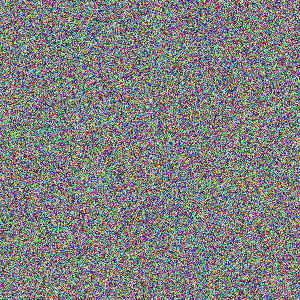
#> input picture examples/DCT알고리즘.png, 300 x 300 px
$ python -i dwt_analyzer.py   (imports and definitions only)
#> lines starting #> are read from the running program, lines starting #| are printed output that depends on the picture
"""
DWT (Discrete Wavelet Transform) Analysis Algorithm
Detects steganography in wavelet coefficients and high-frequency components
"""

import numpy as np
from PIL import Image
from typing import Dict, Any, List, Tuple
import math

try:
    import pywt
    DWT_AVAILABLE = True
except ImportError:
    DWT_AVAILABLE = False

class DWTAnalyzer:
    """DWT-based steganography detection algorithm"""

    def __init__(self):
        self.noise_threshold = 0.4        # Threshold for noise pattern detection
        self.coefficient_threshold = 0.35  # Threshold for coefficient anomalies
        self.decomposition_levels = 3      # Number of wavelet decomposition levels
        self.wavelet_types = ['db4', 'haar', 'bior4.4']  # Wavelets to test

    def analyze(self, file_path: str) -> Dict[str, Any]:
        """Perform DWT analysis on image file"""
#> called with file_path = '../examples/DCT알고리즘.png'
        if not DWT_AVAILABLE:
            return {
                'status': 'error',
                'error': 'PyWavelets library not available. Install with: pip install PyWavelets'
            }

        try:
            with Image.open(file_path) as img:
                # Convert to grayscale for wavelet analysis
#> img is the input picture: PIL image 300x300 RGB; mean R, G, B 127.4, 128.2, 127.4
                if img.mode != 'L':
                    if img.mode == 'RGBA':
                        img = img.convert('RGB')
                    gray_img = img.convert('L')
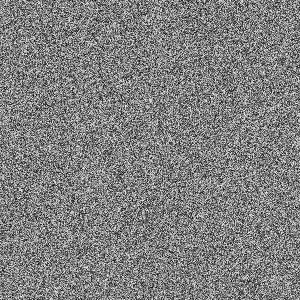
#> gray_img: PIL image 300x300 L; min 3, max 252, mean 127.9
                else:
                    gray_img = img

                img_array = np.array(gray_img, dtype=np.float32)
                height, width = img_array.shape
#> height = 300; width = 300

                # Analyze with multiple wavelets
                wavelet_results = []
                total_anomaly_score = 0.0
                suspicious_wavelets = 0

                for wavelet in self.wavelet_types:
                    try:
                        wavelet_anomaly = self._analyze_wavelet_coefficients(img_array, wavelet)
                        is_suspicious = wavelet_anomaly > self.coefficient_threshold

                        if is_suspicious:
                            suspicious_wavelets += 1

                        total_anomaly_score += wavelet_anomaly

                        wavelet_results.append({
                            'wavelet': wavelet,
                            'anomaly_score': wavelet_anomaly,
                            'is_suspicious': is_suspicious
                        })

                    except Exception as e:
                        wavelet_results.append({
                            'wavelet': wavelet,
                            'error': str(e)
                        })
#> this loop made 3 passes
#> (wavelet_anomaly, total_anomaly_score) on passes 1 to 3: (0.811, 0.811), (0.851, 1.66), (0.999, 2.66)
#> after the loop, suspicious_wavelets = 3; total_anomaly_score = 2.66; wavelet_results = 3 items

                # Calculate overall confidence
                avg_anomaly_score = total_anomaly_score / len(self.wavelet_types)
#> avg_anomaly_score = 0.887
                confidence = min(95.0, avg_anomaly_score * 150)  # Scale to percentage
#> confidence = 95

                # Additional high-frequency analysis
                hf_analysis = self._analyze_high_frequency_patterns(img_array)

                # Generate verdict
                if suspicious_wavelets >= 2:
                    status = 'found'
                    message = f'DWT steganography detected in {suspicious_wavelets} wavelets'

                    # Estimate hidden data size
                    estimated_size = self._estimate_hidden_data_size(height, width, avg_anomaly_score)

                    return {
                        'status': status,
                        'confidence': confidence,
                        'message': message,
                        'data': {
                            'type': 'binary_data',
                            'size_bytes': estimated_size,
                            'suspicious_wavelets': suspicious_wavelets,
                            'avg_anomaly_score': round(avg_anomaly_score, 3)
                        },
                        'details': {
                            'wavelets': wavelet_results,
                            'high_frequency': hf_analysis
                        }
                    }

                elif suspicious_wavelets == 1:
                    return {
                        'status': 'weak',
                        'confidence': confidence,
                        'message': f'Weak DWT signals in {suspicious_wavelets} wavelet',
                        'details': {
                            'wavelets': wavelet_results,
                            'high_frequency': hf_analysis
                        }
                    }

                else:
                    return {
                        'status': 'none',
                        'confidence': 0.0,
                        'message': 'No DWT-based steganography detected',
                        'details': {
                            'wavelets': wavelet_results,
                            'high_frequency': hf_analysis
                        }
                    }

        except Exception as e:
            return {
                'status': 'error',
                'error': f'DWT analysis failed: {str(e)}'
            }

    def _analyze_wavelet_coefficients(self, img_array: np.ndarray, wavelet: str) -> float:
        """Analyze wavelet coefficients for steganographic anomalies"""
        try:
            anomaly_score = 0.0

            # Perform multi-level wavelet decomposition
            coeffs = pywt.wavedec2(img_array, wavelet, level=self.decomposition_levels)

            # Analyze each decomposition level
            for level_idx, level_coeffs in enumerate(coeffs[1:], 1):  # Skip approximation coefficients
                if isinstance(level_coeffs, tuple):
                    # Detail coefficients: (cH, cV, cD)
                    for detail_idx, detail in enumerate(level_coeffs):
                        detail_anomaly = self._analyze_detail_coefficients(detail, level_idx, detail_idx)
                        anomaly_score += detail_anomaly * (0.4 / (level_idx ** 0.5))  # Weight by level

            # Analyze coefficient distribution
            all_details = []
            for level_coeffs in coeffs[1:]:
                if isinstance(level_coeffs, tuple):
                    for detail in level_coeffs:
                        all_details.extend(detail.flatten())

            if all_details:
                distribution_anomaly = self._analyze_coefficient_distribution(np.array(all_details))
                anomaly_score += distribution_anomaly * 0.2

            return min(1.0, anomaly_score)

        except Exception:
            return 0.0

    def _analyze_detail_coefficients(self, detail_coeffs: np.ndarray, level: int, detail_type: int) -> float:
        """Analyze detail coefficients for anomalies"""
        try:
            if detail_coeffs.size == 0:
                return 0.0

            anomaly_score = 0.0

            # Test 1: Unusual coefficient magnitude patterns
            magnitude_anomaly = self._detect_magnitude_anomalies(detail_coeffs)
            anomaly_score += magnitude_anomaly * 0.4

            # Test 2: Statistical distribution anomalies
            stats_anomaly = self._analyze_coefficient_statistics(detail_coeffs)
            anomaly_score += stats_anomaly * 0.3

            # Test 3: Local correlation patterns
            correlation_anomaly = self._analyze_local_correlations(detail_coeffs)
            anomaly_score += correlation_anomaly * 0.3

            return min(1.0, anomaly_score)

        except Exception:
            return 0.0

    def _detect_magnitude_anomalies(self, coeffs: np.ndarray) -> float:
        """Detect unusual magnitude patterns in coefficients"""
        try:
            if coeffs.size < 10:
                return 0.0

            # Calculate coefficient magnitudes
            magnitudes = np.abs(coeffs.flatten())

            anomaly_score = 0.0

            # Test 1: Too many small coefficients (oversmoothing)
            small_coeffs = np.sum(magnitudes < 0.1)
            small_ratio = small_coeffs / len(magnitudes)

            if small_ratio > 0.8:  # More than 80% very small
                anomaly_score += (small_ratio - 0.8) * 2

            # Test 2: Unusual large coefficient distribution
            large_coeffs = magnitudes[magnitudes > np.percentile(magnitudes, 95)]
            if len(large_coeffs) > 0:
                large_std = np.std(large_coeffs)
                large_mean = np.mean(large_coeffs)

                if large_mean > 0:
                    cv = large_std / large_mean
                    if cv < 0.3:  # Too uniform large coefficients
                        anomaly_score += (0.3 - cv)

            # Test 3: Artificial patterns in coefficient signs
            sign_changes = 0
            signs = np.sign(coeffs.flatten())
            for i in range(len(signs) - 1):
                if signs[i] != signs[i + 1]:
                    sign_changes += 1

            expected_changes = len(signs) * 0.5  # Random expectation
            if expected_changes > 0:
                sign_ratio = sign_changes / expected_changes
                if sign_ratio < 0.7 or sign_ratio > 1.3:  # Too regular or too chaotic
                    anomaly_score += min(0.3, abs(sign_ratio - 1.0) * 0.5)

            return min(1.0, anomaly_score)

        except Exception:
            return 0.0

    def _analyze_coefficient_statistics(self, coeffs: np.ndarray) -> float:
        """Analyze statistical properties of coefficients"""
        try:
            flat_coeffs = coeffs.flatten()
            if len(flat_coeffs) < 5:
                return 0.0

            anomaly_score = 0.0

            # Calculate basic statistics
            mean_coeff = np.mean(flat_coeffs)
            std_coeff = np.std(flat_coeffs)

            # Test 1: Unusual mean (should be close to 0 for detail coefficients)
            if abs(mean_coeff) > 0.5:
                anomaly_score += min(0.4, abs(mean_coeff) / 2)

            # Test 2: Unusual variance
            # Natural images have certain expected variance patterns
            if std_coeff < 0.1:  # Too little variation
                anomaly_score += (0.1 - std_coeff) * 3
            elif std_coeff > 10:  # Too much variation
                anomaly_score += min(0.3, (std_coeff - 10) / 20)

            # Test 3: Distribution shape (using skewness approximation)
            if std_coeff > 0:
                sorted_coeffs = np.sort(flat_coeffs)
                median_coeff = np.median(sorted_coeffs)

                # Skewness indicator
                skew_indicator = abs(mean_coeff - median_coeff) / std_coeff
                if skew_indicator > 0.5:  # Highly skewed
                    anomaly_score += min(0.2, skew_indicator - 0.5)

            return min(1.0, anomaly_score)

        except Exception:
            return 0.0

    def _analyze_local_correlations(self, coeffs: np.ndarray) -> float:
        """Analyze local correlation patterns in coefficients"""
        try:
            if coeffs.size < 9:  # Need at least 3x3
                return 0.0

            height, width = coeffs.shape
            anomaly_score = 0.0

            # Analyze correlation in 2x2 blocks
            correlations = []
            for y in range(0, height - 1, 2):
                for x in range(0, width - 1, 2):
                    block = coeffs[y:y+2, x:x+2]
                    if block.size == 4:
                        block_flat = block.flatten()
                        if np.std(block_flat) > 1e-10:  # Avoid division by zero
                            # Calculate local correlation
                            corr_matrix = np.corrcoef(block_flat[:2], block_flat[2:])
                            if not np.isnan(corr_matrix[0, 1]):
                                correlations.append(abs(corr_matrix[0, 1]))

            if correlations:
                avg_correlation = np.mean(correlations)

                # Very high correlation (too smooth) or very low (too noisy) is suspicious
                if avg_correlation > 0.8:
                    anomaly_score += (avg_correlation - 0.8) * 2
                elif avg_correlation < 0.1:
                    anomaly_score += (0.1 - avg_correlation) * 1.5

            return min(1.0, anomaly_score)

        except Exception:
            return 0.0

    def _analyze_coefficient_distribution(self, all_coeffs: np.ndarray) -> float:
        """Analyze overall coefficient distribution across all levels"""
        try:
            if len(all_coeffs) < 100:
                return 0.0

            anomaly_score = 0.0

            # Calculate histogram of coefficients
            hist, bins = np.histogram(all_coeffs, bins=50, density=True)

            # Test 1: Distribution entropy
            hist_nonzero = hist[hist > 0]
            if len(hist_nonzero) > 1:
                entropy = -np.sum(hist_nonzero * np.log2(hist_nonzero + 1e-10))
                max_entropy = math.log2(len(hist_nonzero))

                if max_entropy > 0:
                    normalized_entropy = entropy / max_entropy
                    # Very uniform (high entropy) can be suspicious
                    if normalized_entropy > 0.95:
                        anomaly_score += (normalized_entropy - 0.95) * 4

            # Test 2: Central concentration
            center_range = np.sum(hist[20:30]) / np.sum(hist)  # Middle 20% of range
            if center_range > 0.7:  # Too concentrated in center
                anomaly_score += (center_range - 0.7) * 1.5

            return min(1.0, anomaly_score)

        except Exception:
            return 0.0

    def _analyze_high_frequency_patterns(self, img_array: np.ndarray) -> Dict[str, float]:
        """Analyze high-frequency patterns for additional insights"""
        try:
            # Simple high-frequency analysis using gradients
            grad_x = np.gradient(img_array, axis=1)
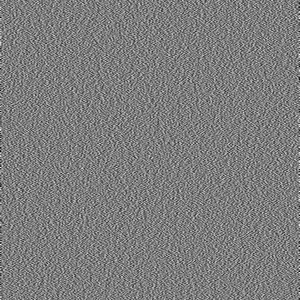
#> grad_x: shape (300, 300) float32; min -158, max 163, mean 0; drawn with min black and max white
            grad_y = np.gradient(img_array, axis=0)
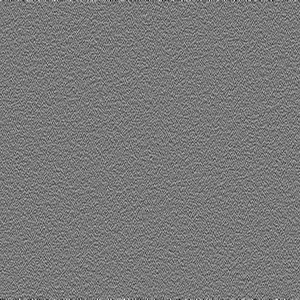
#> grad_y: shape (300, 300) float32; min -191, max 210, mean 0; drawn with min black and max white

            gradient_magnitude = np.sqrt(grad_x**2 + grad_y**2)
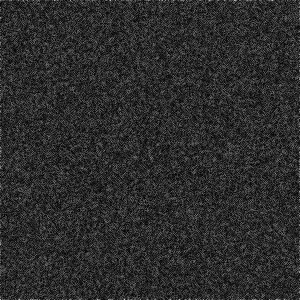
#> gradient_magnitude: shape (300, 300) float32; min 0, max 211.3, mean 44.6

            # Calculate statistics
            hf_mean = np.mean(gradient_magnitude)
#> hf_mean = 44.64
            hf_std = np.std(gradient_magnitude)
#> hf_std = 22.23
            hf_max = np.max(gradient_magnitude)
#> hf_max = 211.3

            # Normalize for comparison
            total_pixels = img_array.size
#> total_pixels = 90000
#> in analyze, `hf_analysis = self._analyze_high_frequency_patterns(img_array)`: hf_analysis = {'gradient_mean': 44.64, 'gradient_std': 22.23, 'gradient_max': 211.3, 'high_freq_ratio': 0.167}
#> in analyze, `message = f'DWT steganography detected in {suspicious_wavelets} wavele..`: message = 'DWT steganography detected in 3 wavelets'

            return {
                'gradient_mean': float(hf_mean),
                'gradient_std': float(hf_std),
                'gradient_max': float(hf_max),
                'high_freq_ratio': float(np.sum(gradient_magnitude > hf_mean + hf_std) / total_pixels)
            }

        except Exception:
            return {
                'gradient_mean': 0.0,
                'gradient_std': 0.0,
                'gradient_max': 0.0,
                'high_freq_ratio': 0.0
            }

    def _estimate_hidden_data_size(self, height: int, width: int, anomaly_score: float) -> int:
        """Estimate size of data hidden using DWT methods"""
#> called with height = 300, width = 300, anomaly_score = 0.887
        try:
            total_pixels = height * width
#> total_pixels = 90000

            # DWT steganography typically hides data in detail coefficients
            # Estimate based on anomaly score and typical hiding capacity
            detail_pixels = total_pixels * 0.75  # Approximately 75% are detail coefficients
#> detail_pixels = 67500
            capacity_per_pixel = 0.5 * anomaly_score  # Variable capacity based on anomaly
#> capacity_per_pixel = 0.443

            estimated_bits = int(detail_pixels * capacity_per_pixel)
#> estimated_bits = 29932
            estimated_bytes = max(1, estimated_bits // 8)
#> estimated_bytes = 3741

            return estimated_bytes

        except Exception:
            return 1

>>> result = DWTAnalyzer().analyze('../examples/DCT알고리즘.png')
#> result = 5 items
